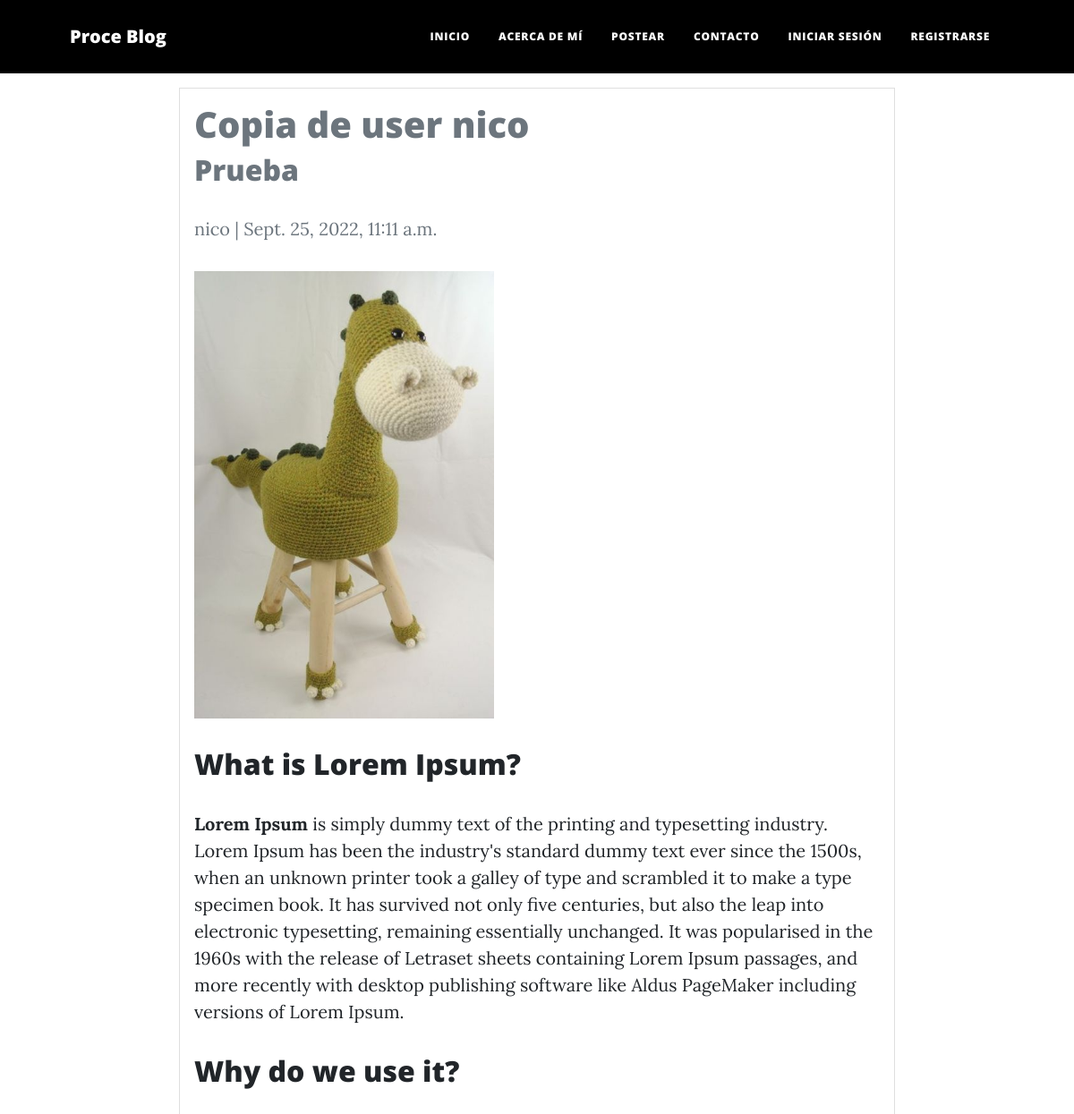
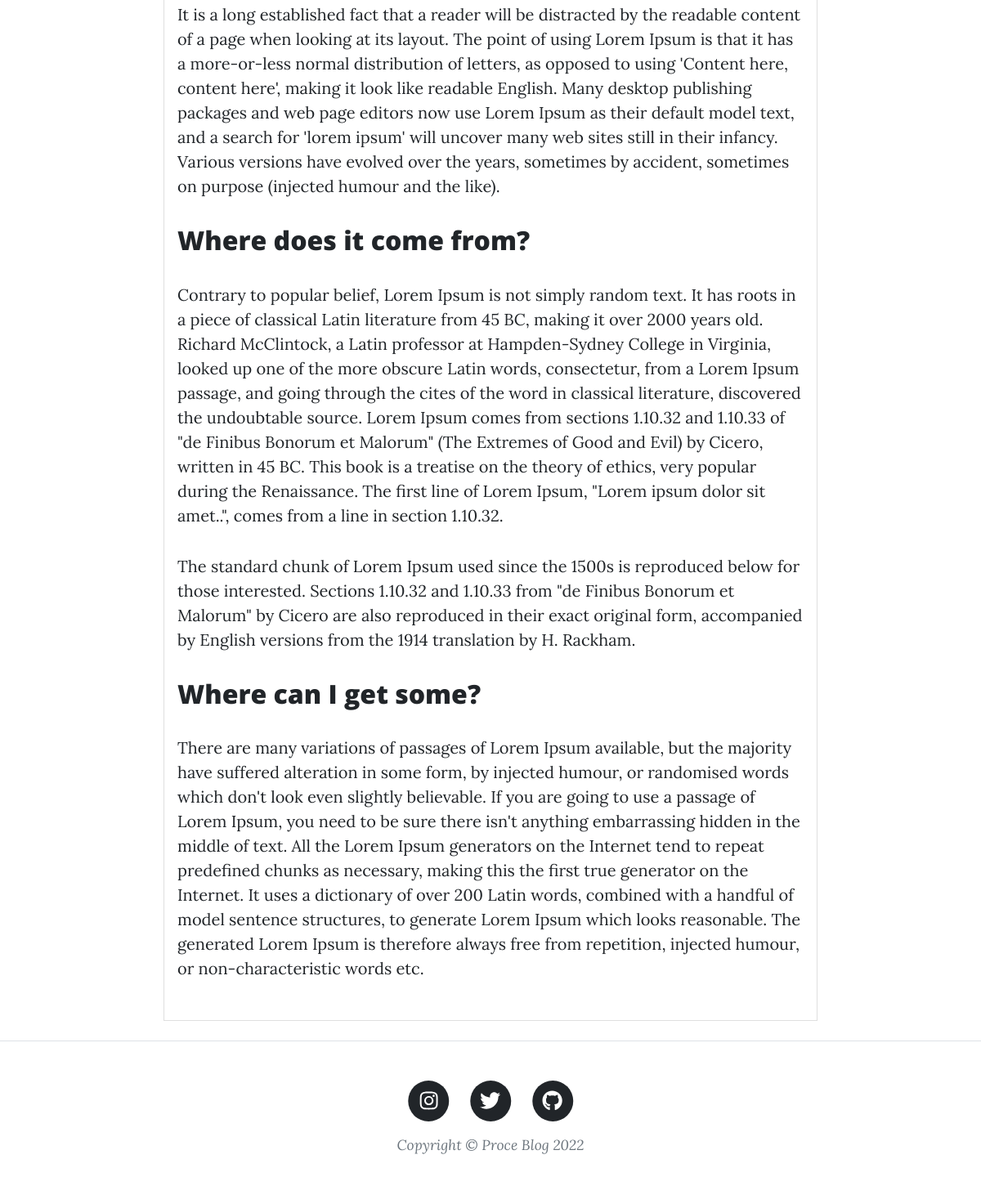
Screenshot of /postDetail/copia-de-user-nico/ with the database file from the repository (2 pictures, top to bottom).
### blog/models.py (models this page shows, shortened)
class Post(models.Model):
    img = models.ImageField(upload_to='postImg', null=True, blank=False)
    title = models.CharField(max_length=200, unique=True)
    subtitle = models.CharField(max_length=200)
    body = RichTextField()
    slug = models.SlugField(max_length=200, unique=True)
    author = models.ForeignKey(
        User, on_delete=models.CASCADE, related_name='posts')
    updated_on = models.DateTimeField(auto_now=True)
    created_on = models.DateTimeField(auto_now_add=True)
    class Meta:
        ordering = ['-created_on']

### blog/views.py (the view)
# urls.py: path('postDetail/<slug:slug>/', PostDetail.as_view(), name='postDetail'),
class PostDetail(DetailView):
    model = Post
    template_name = 'postDetail.html'

### blog/templates/postDetail.html (shortened to what this page needs)
{% extends 'index.html' %} {% load static %}  {% block header %}
<header style="background-color: black; height: 82px"></header>
{% endblock %} {% block main %}
<main style="display: flex; justify-content: center">
  <div class="col-md-8 card mb-4 mt-3 left top">
    <div class="card-body">
      <h1 class="text-muted">{{ post.title }}</h1>
      <h2 class="text-muted">{{ post.subtitle }}</h2>
      <p class="text-muted">{{ post.author }} | {{ post.created_on }}</p>
      <img
        style="max-height: 500px; min-height: 250px"
        src="{{ post.img.url }}"
      />
      <p class="card-text">{{ post.body|safe }}</p>
    </div>
  </div>
</main>
{% endblock %}

### rows the page displays
Post: title "Copia de user nico", subtitle "Prueba", author "nico", created_on "Sept. 25, 2022, 11:11 a.m.", img (picture), body "What is Lorem Ipsum? Lorem Ipsum is simply dummy text of the printing and typesetting industry. Lorem Ipsum has been the industry's standard dummy text ever since the 1500s, when an unknown printer took a galley of type and scrambled it to make a type specimen book. It has survived not only five centuries, but also the leap into electronic typesetting, remaining essentially unchanged. It was popularised in the 1960s with the release of Letraset sheets containing Lorem Ipsum passages, and more recently with desktop publishing software like Aldus PageMaker including versions of Lorem Ipsum. Why do we use it? It is a long established fact that a reader will be distracted by the readable…"
